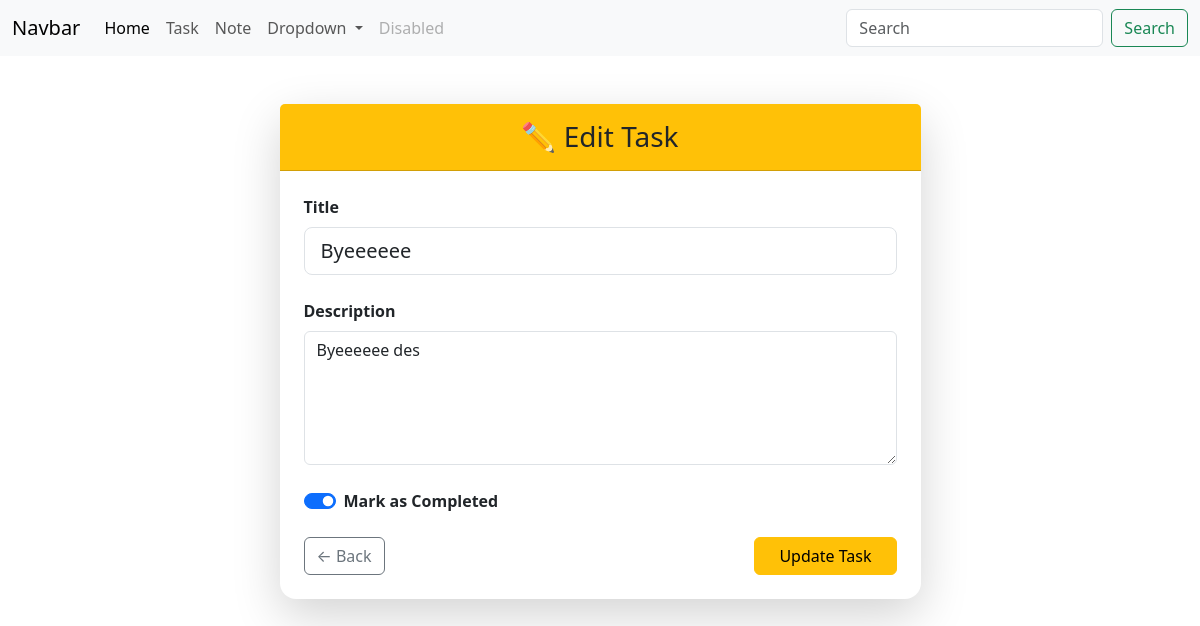
Page /task/edit/6/ on the committed database.
### app1/models.py (models this page shows, shortened)
class TodoList(models.Model):
    title = models.CharField(max_length=100)
    description = models.TextField()
    status = models.BooleanField(default=False, blank=True)

### app1/views.py (the view, shortened to what this page needs)
# urls.py: path("task/edit/<int:id>/", views.edit, name="edit"),
def edit(request, id):
    task = get_object_or_404(TodoList, id=id)
    return render(request, "edit.html", {"task": task})

### Templates/edit.html (shortened to what this page needs)
{% extends "base.html" %}
{% block body %}
<div class="container py-5">
    <div class="row justify-content-center">
        <div class="col-lg-7 col-md-9">
            <div class="card shadow-lg border-0 rounded-4">
                <div class="card-header bg-warning text-dark text-center py-3">
                    <h3 class="mb-0">✏️ Edit Task</h3>
                </div>
                <div class="card-body p-4">
                    <form method="POST">
                        <div class="mb-4">
                            <label for="title" class="form-label fw-semibold">
                                Title
                            </label>
                            <input
                                type="text"
                                class="form-control form-control-lg"
                                id="title"
                                name="title"
                                value="{{ task.title }}"
                                aria-describedby="titleHelp"
                            >
                        </div>
                        <div class="mb-4">
                            <label for="description" class="form-label fw-semibold">
                                Description
                            </label>
                            <textarea
                                class="form-control"
                                id="description"
                                name="description"
                                rows="5"
                            >{{ task.description }}</textarea>
                        </div>
                        <div class="form-check form-switch mb-4">
                            <input
                                class="form-check-input"
                                type="checkbox"
                                id="status"
                                name="status"
                                {% if task.status %}checked{% endif %}
                            >
                            <label class="form-check-label fw-semibold" for="status">
                                Mark as Completed
                            </label>
                        </div>
                        <div class="d-flex justify-content-between">
                            <a href="{% url 'task' %}" class="btn btn-outline-secondary">
                                ← Back
                            </a>
                            <button type="submit" class="btn btn-warning px-4">
                                Update Task
                            </button>
                        </div>
                    </form>
                </div>
            </div>
        </div>
    </div>
</div>
{% endblock body %}

### rows in the picture
TodoList: title "Byeeeeee", description "Byeeeeee des", status "☑"
